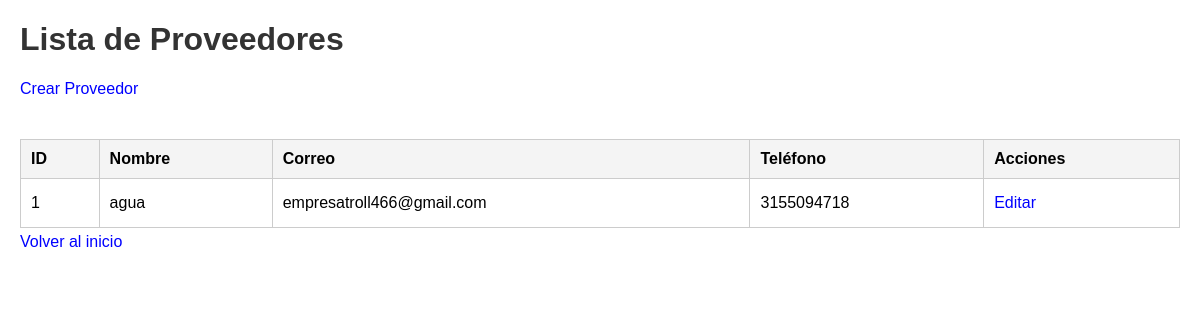
Page /listar_proveedores on the committed database.
### models.py (models this page shows)
class Proveedor(db.Model):
    __tablename__ = 'proveedores'
    id = db.Column(db.Integer, primary_key=True)
    nombre = db.Column(db.String(100), nullable=False)
    telefono = db.Column(db.String(20), nullable=False)
    email = db.Column(db.String(120), nullable=False)
    materiales = db.relationship('Material', backref='proveedor_rel', lazy=True)

### app.py (the view)
@app.route('/listar_proveedores')
def listar_proveedores():
    proveedores = Proveedor.query.all()
    return render_template('listar_proveedores.html', proveedores=proveedores)

### templates/listar_proveedores.html (shortened to what this page needs)
<!DOCTYPE html>
<html lang="es">
<head>
    <link rel="stylesheet" href="{{ url_for('static', filename='styles.css') }}">
</head>
<body>
    <h1>Lista de Proveedores</h1>
    <a href="{{ url_for('agregar_proveedor') }}">Crear Proveedor</a><br><br>
    <table>
        <thead>
            <tr>
                <th>ID</th>
                <th>Nombre</th>
                <th>Correo</th>
                <th>Teléfono</th>
                <th>Acciones</th>
            </tr>
        </thead>
        <tbody>
            {% for proveedor in proveedores %}
            <tr>
                <td>{{ proveedor.id }}</td>
                <td>{{ proveedor.nombre }}</td>
                <td>{{ proveedor.email }}</td>
                <td>{{ proveedor.telefono }}</td>
                <td>
                    <a href="{{ url_for('editar_proveedor', id=proveedor.id) }}" class="btn btn-primary">Editar</a>
                </td>
            </tr>
            {% endfor %}
        </tbody>
    </table>
    <a href="{{ url_for('index') }}">Volver al inicio</a>
</body>
</html>

### static/styles.css (style rules this page uses)
body { font-family: Arial, sans-serif; margin: 20px; }
h1 { color: #333; }
a { display: block; margin: 5px 0; color: blue; text-decoration: none; }
table { width: 100%; border-collapse: collapse; }
th, td { border: 1px solid #ccc; padding: 10px; text-align: left; }
th { background-color: #f4f4f4; }

### rows in the picture
Proveedor: id "1", nombre "agua", email "empresatroll466@gmail.com", telefono "3155094718"
